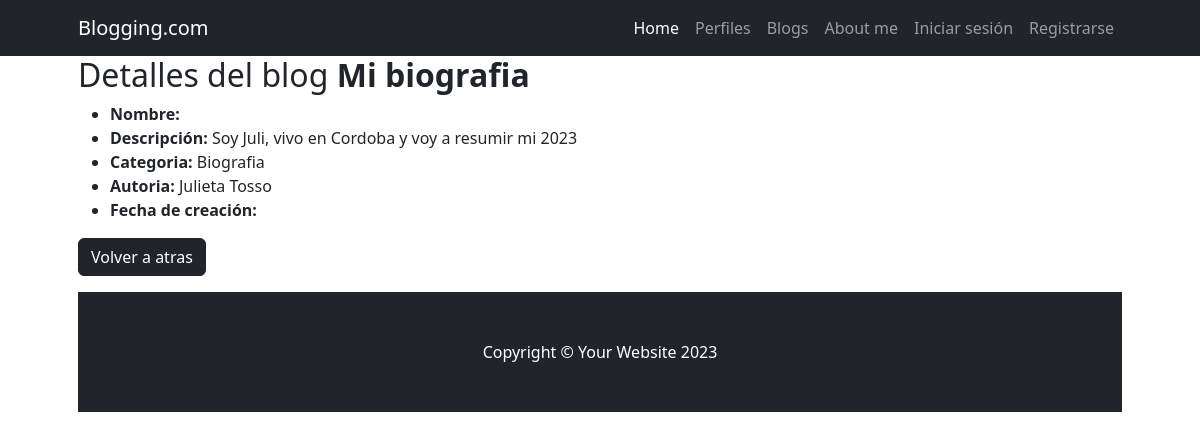
/blog/blog/detail/2, run on the app's committed database.
### Blog/models.py (models this page shows, shortened)
class Blog(models.Model):
    categoria = models.ForeignKey(BlogCategoria, on_delete=models.SET_NULL, null=True, blank=True, verbose_name="categoría")
    titulo = models.CharField(max_length=100)
    descripcion_corta = models.CharField(max_length=200, null=True, blank=True, verbose_name="descripción corta")
    contenido = models.CharField(max_length=10000)
    usuario_origen_id = models.ForeignKey(Perfil, on_delete=models.SET_NULL, null=True, blank=True, verbose_name="usuario")
    fecha_actualizacion = models.DateField(default=timezone.now, editable=False, verbose_name="fecha de actualización")
    class Meta:
        verbose_name = "blog"
        verbose_name_plural = "blogs"

class BlogCategoria(models.Model):
    nombre = models.CharField(max_length=50)
    descripcion = models.CharField(max_length=1000, null=True, blank=True, verbose_name="descripción")
    class Meta:
        verbose_name = "categoria de blogs"
        verbose_name_plural = "categorias de blogs"
    def __str__(self) -> str:
        return self.nombre

### cliente/models.py (models this page shows)
class Perfil(models.Model):
    nombre = models.CharField(max_length=100)
    apellido = models.CharField(max_length=100)
    mail = models.CharField(max_length=100)
    nacimiento = models.CharField(max_length=50)
    usuario = models.ForeignKey(Usuario, on_delete=models.SET_NULL, null=True, blank=True)
    biografia= models.CharField(max_length=1000, null=True, blank=True)
    def __str__(self) -> str:
        return f"{self.nombre} {self.apellido}"

### Blog/views.py (the view)
# urls.py: path("blog/detail/<int:pk>", views.BlogDetail.as_view(), name="blog_detail"),
class BlogDetail(DetailView):
    model = models.Blog

### Blog/templates/blog/blog_detail.html
{% extends 'Blog/base.html' %}
{% block title %}
    <h2>Detalles del blog <strong>{{ object.titulo}}</strong> </h2>
{% endblock title %}
{% block blog %}
        <ul>
            <li><strong>Nombre:</strong> {{ object.nombre}}</li>
            <li><strong>Descripción:</strong> {{ object.descripcion_corta}} </li>
            <li><strong>Categoria:</strong> {{ object.categoria}} </li>
            <li><strong>Autoria:</strong> {{ object.usuario_origen_id}}</li>
            <li><strong>Fecha de creación:</strong> {{ object.fecha_creacion}}</li>
        </ul>
    <a href="{% url 'blog:blog_list' %}" class="btn btn-dark">Volver a atras</a>
{% endblock blog %}

### data on the page
Blog: titulo "Mi biografia", descripcion_corta "Soy Juli, vivo en Cordoba y voy a resumir mi 2023", categoria "Biografia", usuario_origen_id "Julieta Tosso"
